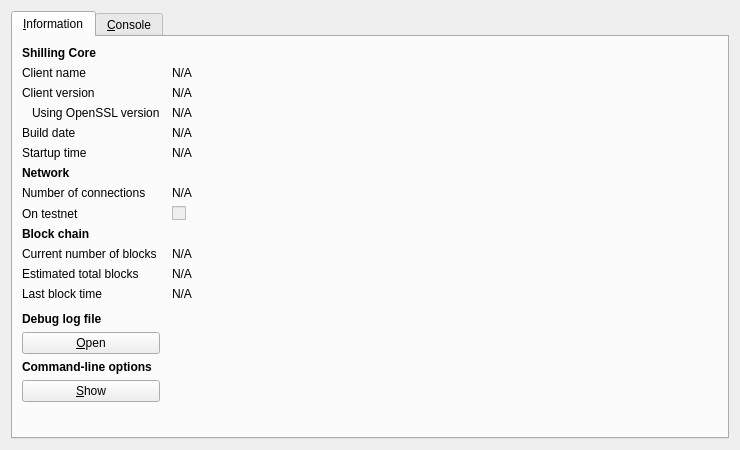
<?xml version="1.0" encoding="UTF-8"?>
<ui version="4.0">
 <class>RPCConsole</class>
 <widget class="QDialog" name="RPCConsole">
  <property name="geometry">
   <rect>
    <x>0</x>
    <y>0</y>
    <width>740</width>
    <height>450</height>
   </rect>
  </property>
  <property name="windowTitle">
   <string>Shilling - Debug window</string>
  </property>
  <layout class="QVBoxLayout" name="verticalLayout_2">
   <item>
    <widget class="QTabWidget" name="tabWidget">
     <property name="currentIndex">
      <number>0</number>
     </property>
     <widget class="QWidget" name="tab_info">
      <attribute name="title">
       <string>&amp;Information</string>
      </attribute>
      <layout class="QGridLayout" name="gridLayout" columnstretch="0,1">
       <property name="horizontalSpacing">
        <number>12</number>
       </property>
       <item row="0" column="0">
        <widget class="QLabel" name="label_9">
         <property name="font">
          <font>
           <weight>75</weight>
           <bold>true</bold>
          </font>
         </property>
         <property name="text">
          <string>Shilling Core</string>
         </property>
        </widget>
       </item>
       <item row="1" column="0">
        <widget class="QLabel" name="label_5">
         <property name="text">
          <string>Client name</string>
         </property>
        </widget>
       </item>
       <item row="1" column="1">
        <widget class="QLabel" name="clientName">
         <property name="cursor">
          <cursorShape>IBeamCursor</cursorShape>
         </property>
         <property name="text">
          <string>N/A</string>
         </property>
         <property name="textFormat">
          <enum>Qt::PlainText</enum>
         </property>
         <property name="textInteractionFlags">
          <set>Qt::LinksAccessibleByMouse|Qt::TextSelectableByKeyboard|Qt::TextSelectableByMouse</set>
         </property>
        </widget>
       </item>
       <item row="2" column="0">
        <widget class="QLabel" name="label_6">
         <property name="text">
          <string>Client version</string>
         </property>
        </widget>
       </item>
       <item row="2" column="1">
        <widget class="QLabel" name="clientVersion">
         <property name="cursor">
          <cursorShape>IBeamCursor</cursorShape>
         </property>
         <property name="text">
          <string>N/A</string>
         </property>
         <property name="textFormat">
          <enum>Qt::PlainText</enum>
         </property>
         <property name="textInteractionFlags">
          <set>Qt::LinksAccessibleByMouse|Qt::TextSelectableByKeyboard|Qt::TextSelectableByMouse</set>
         </property>
        </widget>
       </item>
       <item row="3" column="0">
        <widget class="QLabel" name="label_14">
         <property name="text">
          <string>Using OpenSSL version</string>
         </property>
         <property name="indent">
          <number>10</number>
         </property>
        </widget>
       </item>
       <item row="3" column="1">
        <widget class="QLabel" name="openSSLVersion">
         <property name="cursor">
          <cursorShape>IBeamCursor</cursorShape>
         </property>
         <property name="text">
          <string>N/A</string>
         </property>
         <property name="textFormat">
          <enum>Qt::PlainText</enum>
         </property>
         <property name="textInteractionFlags">
          <set>Qt::LinksAccessibleByMouse|Qt::TextSelectableByKeyboard|Qt::TextSelectableByMouse</set>
         </property>
        </widget>
       </item>
       <item row="4" column="0">
        <widget class="QLabel" name="label_12">
         <property name="text">
          <string>Build date</string>
         </property>
        </widget>
       </item>
       <item row="4" column="1">
        <widget class="QLabel" name="buildDate">
         <property name="cursor">
          <cursorShape>IBeamCursor</cursorShape>
         </property>
         <property name="text">
          <string>N/A</string>
         </property>
         <property name="textFormat">
          <enum>Qt::PlainText</enum>
         </property>
         <property name="textInteractionFlags">
          <set>Qt::LinksAccessibleByMouse|Qt::TextSelectableByKeyboard|Qt::TextSelectableByMouse</set>
         </property>
        </widget>
       </item>
       <item row="5" column="0">
        <widget class="QLabel" name="label_13">
         <property name="text">
          <string>Startup time</string>
         </property>
        </widget>
       </item>
       <item row="5" column="1">
        <widget class="QLabel" name="startupTime">
         <property name="cursor">
          <cursorShape>IBeamCursor</cursorShape>
         </property>
         <property name="text">
          <string>N/A</string>
         </property>
         <property name="textFormat">
          <enum>Qt::PlainText</enum>
         </property>
         <property name="textInteractionFlags">
          <set>Qt::LinksAccessibleByMouse|Qt::TextSelectableByKeyboard|Qt::TextSelectableByMouse</set>
         </property>
        </widget>
       </item>
       <item row="6" column="0">
        <widget class="QLabel" name="label_11">
         <property name="font">
          <font>
           <weight>75</weight>
           <bold>true</bold>
          </font>
         </property>
         <property name="text">
          <string>Network</string>
         </property>
        </widget>
       </item>
       <item row="7" column="0">
        <widget class="QLabel" name="label_7">
         <property name="text">
          <string>Number of connections</string>
         </property>
        </widget>
       </item>
       <item row="7" column="1">
        <widget class="QLabel" name="numberOfConnections">
         <property name="cursor">
          <cursorShape>IBeamCursor</cursorShape>
         </property>
         <property name="text">
          <string>N/A</string>
         </property>
         <property name="textFormat">
          <enum>Qt::PlainText</enum>
         </property>
         <property name="textInteractionFlags">
          <set>Qt::LinksAccessibleByMouse|Qt::TextSelectableByKeyboard|Qt::TextSelectableByMouse</set>
         </property>
        </widget>
       </item>
       <item row="8" column="0">
        <widget class="QLabel" name="label_8">
         <property name="text">
          <string>On testnet</string>
         </property>
        </widget>
       </item>
       <item row="8" column="1">
        <widget class="QCheckBox" name="isTestNet">
         <property name="enabled">
          <bool>false</bool>
         </property>
         <property name="text">
          <string/>
         </property>
        </widget>
       </item>
       <item row="9" column="0">
        <widget class="QLabel" name="label_10">
         <property name="font">
          <font>
           <weight>75</weight>
           <bold>true</bold>
          </font>
         </property>
         <property name="text">
          <string>Block chain</string>
         </property>
        </widget>
       </item>
       <item row="10" column="0">
        <widget class="QLabel" name="label_3">
         <property name="text">
          <string>Current number of blocks</string>
         </property>
        </widget>
       </item>
       <item row="10" column="1">
        <widget class="QLabel" name="numberOfBlocks">
         <property name="cursor">
          <cursorShape>IBeamCursor</cursorShape>
         </property>
         <property name="text">
          <string>N/A</string>
         </property>
         <property name="textFormat">
          <enum>Qt::PlainText</enum>
         </property>
         <property name="textInteractionFlags">
          <set>Qt::LinksAccessibleByMouse|Qt::TextSelectableByKeyboard|Qt::TextSelectableByMouse</set>
         </property>
        </widget>
       </item>
       <item row="11" column="0">
        <widget class="QLabel" name="label_4">
         <property name="text">
          <string>Estimated total blocks</string>
         </property>
        </widget>
       </item>
       <item row="11" column="1">
        <widget class="QLabel" name="totalBlocks">
         <property name="cursor">
          <cursorShape>IBeamCursor</cursorShape>
         </property>
         <property name="text">
          <string>N/A</string>
         </property>
         <property name="textFormat">
          <enum>Qt::PlainText</enum>
         </property>
         <property name="textInteractionFlags">
          <set>Qt::LinksAccessibleByMouse|Qt::TextSelectableByKeyboard|Qt::TextSelectableByMouse</set>
         </property>
        </widget>
       </item>
       <item row="12" column="0">
        <widget class="QLabel" name="label_2">
         <property name="text">
          <string>Last block time</string>
         </property>
        </widget>
       </item>
       <item row="12" column="1">
        <widget class="QLabel" name="lastBlockTime">
         <property name="cursor">
          <cursorShape>IBeamCursor</cursorShape>
         </property>
         <property name="text">
          <string>N/A</string>
         </property>
         <property name="textFormat">
          <enum>Qt::PlainText</enum>
         </property>
         <property name="textInteractionFlags">
          <set>Qt::LinksAccessibleByMouse|Qt::TextSelectableByKeyboard|Qt::TextSelectableByMouse</set>
         </property>
        </widget>
       </item>
       <item row="13" column="0">
        <spacer name="verticalSpacer_2">
         <property name="orientation">
          <enum>Qt::Vertical</enum>
         </property>
         <property name="sizeHint" stdset="0">
          <size>
           <width>20</width>
           <height>20</height>
          </size>
         </property>
        </spacer>
       </item>
       <item row="14" column="0">
        <widget class="QLabel" name="labelDebugLogfile">
         <property name="font">
          <font>
           <weight>75</weight>
           <bold>true</bold>
          </font>
         </property>
         <property name="text">
          <string>Debug log file</string>
         </property>
        </widget>
       </item>
       <item row="15" column="0">
        <widget class="QPushButton" name="openDebugLogfileButton">
         <property name="toolTip">
          <string>Open the Shilling debug log file from the current data directory. This can take a few seconds for large log files.</string>
         </property>
         <property name="text">
          <string>&amp;Open</string>
         </property>
         <property name="autoDefault">
          <bool>false</bool>
         </property>
        </widget>
       </item>
       <item row="16" column="0">
        <widget class="QLabel" name="labelCLOptions">
         <property name="font">
          <font>
           <weight>75</weight>
           <bold>true</bold>
          </font>
         </property>
         <property name="text">
          <string>Command-line options</string>
         </property>
        </widget>
       </item>
       <item row="17" column="0">
        <widget class="QPushButton" name="showCLOptionsButton">
         <property name="toolTip">
          <string>Show the Shilling-Qt help message to get a list with possible Shilling command-line options.</string>
         </property>
         <property name="text">
          <string>&amp;Show</string>
         </property>
         <property name="autoDefault">
          <bool>false</bool>
         </property>
        </widget>
       </item>
       <item row="18" column="0">
        <spacer name="verticalSpacer">
         <property name="orientation">
          <enum>Qt::Vertical</enum>
         </property>
         <property name="sizeHint" stdset="0">
          <size>
           <width>20</width>
           <height>40</height>
          </size>
         </property>
        </spacer>
       </item>
      </layout>
     </widget>
     <widget class="QWidget" name="tab_console">
      <attribute name="title">
       <string>&amp;Console</string>
      </attribute>
      <layout class="QVBoxLayout" name="verticalLayout_3">
       <property name="spacing">
        <number>3</number>
       </property>
       <item>
        <widget class="QTextEdit" name="messagesWidget">
         <property name="minimumSize">
          <size>
           <width>0</width>
           <height>100</height>
          </size>
         </property>
         <property name="readOnly">
          <bool>true</bool>
         </property>
         <property name="tabKeyNavigation" stdset="0">
          <bool>false</bool>
         </property>
         <property name="columnCount" stdset="0">
          <number>2</number>
         </property>
        </widget>
       </item>
       <item>
        <layout class="QHBoxLayout" name="horizontalLayout">
         <property name="spacing">
          <number>3</number>
         </property>
         <item>
          <widget class="QLabel" name="label">
           <property name="text">
            <string notr="true">&gt;</string>
           </property>
          </widget>
         </item>
         <item>
          <widget class="QLineEdit" name="lineEdit"/>
         </item>
         <item>
          <widget class="QPushButton" name="clearButton">
           <property name="maximumSize">
            <size>
             <width>24</width>
             <height>24</height>
            </size>
           </property>
           <property name="toolTip">
            <string>Clear console</string>
           </property>
           <property name="text">
            <string/>
           </property>
           <property name="icon">
            <iconset resource="../shilling.qrc">
             <normaloff>:/icons/remove</normaloff>:/icons/remove</iconset>
           </property>
           <property name="shortcut">
            <string notr="true">Ctrl+L</string>
           </property>
           <property name="autoDefault">
            <bool>false</bool>
           </property>
          </widget>
         </item>
        </layout>
       </item>
      </layout>
     </widget>
    </widget>
   </item>
  </layout>
 </widget>
 <resources>
  <include location="../shilling.qrc"/>
 </resources>
 <connections/>
</ui>
